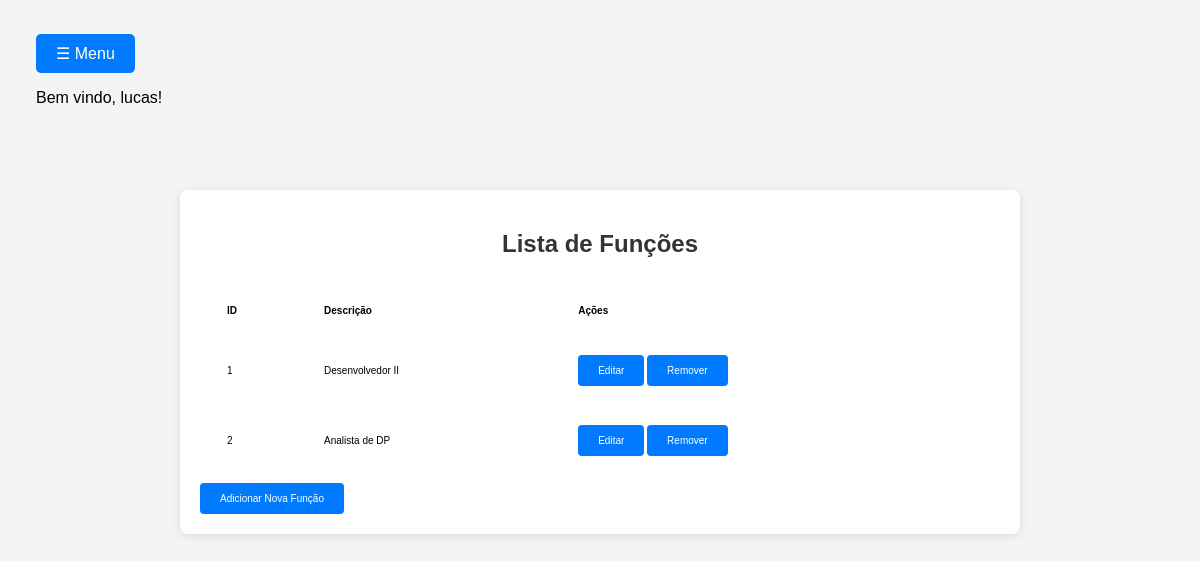
Screenshot of /funcoes (signed in) with the database file from the repository.
### tables this page shows
CREATE TABLE FUNCAO (
    id INTEGER PRIMARY KEY,
    descricao TEXT NOT NULL
);

### app.py (the view)
@app.route('/funcoes')
@login_required
def list_funcoes():
    conn = get_db_connection()
    cursor = conn.cursor()
    cursor.execute('SELECT * FROM FUNCAO')
    funcoes = cursor.fetchall()
    conn.close()
    return render_template('lista_funcoes.html', funcoes=funcoes)

### app.py (called while the page is built)
def get_db_connection():
    conn = sqlite3.connect('app.db')
    conn.row_factory = sqlite3.Row
    return conn

def login_required(f):
    @wraps(f)
    def decorated_function(*args, **kwargs):
        if 'user_id' not in session:
            return redirect(url_for('login'))
        return f(*args, **kwargs)
    return decorated_function

### templates/lista_funcoes.html (shortened to what this page needs)
<!DOCTYPE html>
<html lang="en">
<head>
    <link rel="stylesheet" href="{{ url_for('static', filename='styles.css') }}">
</head>
<body>
    {% include 'menu.html' %}
    <div class="container-relatorios">
        <h2>Lista de Funções</h2>
        <table>
            <thead>
                <tr>
                    <th>ID</th>
                    <th>Descrição</th>
                    <th>Ações</th>
                </tr>
            </thead>
            {% if funcoes %}
            <tbody>
                {% for funcao in funcoes %}
                <tr>
                    <td>{{ funcao[0] }}</td>
                    <td>{{ funcao[1] }}</td>
                    <td class="action-buttons">
                        <a href="{{ url_for('edit_funcao', id=funcao[0]) }}"><button>Editar</button></a>
                        <form method="POST" action="{{ url_for('delete_funcao', id=funcao[0]) }}" style="display:inline;">
                            <button type="submit" onclick="return confirm('Tem certeza que deseja remover este departamento?')">Remover</button>
                        </form>
                    </td>
                </tr>
                {% endfor %}
            </tbody>
            {% else %}
                <p>Nenhuma função encontrada.</p>
            {% endif %}
        </table>
        <a href="{{ url_for('add_funcao') }}"><button>Adicionar Nova Função</button></a>
    </div>
</body>
</html>

### static/styles.css (style rules this page uses)
body { background-color: rgb(127, 137, 247); font-family: Arial, sans-serif; margin: 0; display: flex; justify-content: center; align-items: flex-start; min-height: 100vh; background-color: #f4f4f4; margin-top: 10%; }
h1, h2 { color: #333; text-align: center; }
form { margin-top: 20px; display: flex; flex-direction: column; gap: 10px; }
button { padding: 10px 20px; background-color: #007bff; color: white; border: none; border-radius: 4px; cursor: pointer; transition: background-color 0.3s; }
.container-relatorios { width: 80%; max-width: 800px; height: auto; background: white; padding: 20px; border-radius: 8px; box-shadow: 0 2px 10px rgba(0, 0, 0, 0.1); margin-top: 70px; overflow-x: auto; }
table { width: 100%; border-collapse: separate; border-spacing: 15px; }
th, td { padding: 12px; text-align: left; font-size: 14px; }
th, td, button { font-size: x-small; }

### rows the page displays
FUNCAO: id "1", descricao "Desenvolvedor II"
FUNCAO: id "2", descricao "Analista de DP"

### other values shown
{{ session['user_nome'] }} "lucas"
